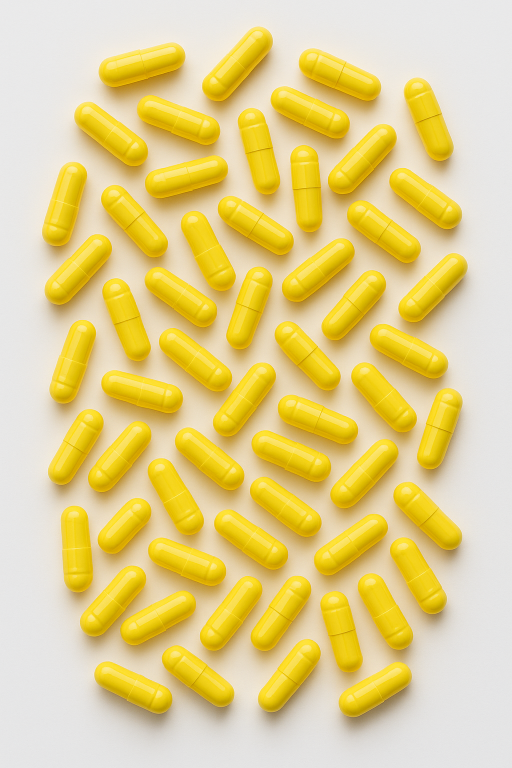
//> input picture Input_Images/yellow_capsule_57.png, 1024 x 1536 px (shown at 1/2 size)
$ ./main   (built with g++ and OpenCV 4)
//> lines starting //> are read from the running program, lines starting //| are printed output that depends on the picture; after the words box and inside, x2 and y2 are one past the last pixel; in counts of white or black regions, pixels touching at a corner belong together
#include <opencv2/opencv.hpp>
#include <iostream>

int main() {
    std::string imagePath = "D:/opencv_project/input_images/yellow_capsule_57.png";
    cv::Mat image = cv::imread(imagePath);
//> image is the input picture: 1536 rows x 1024 cols, CV_8UC3; mean B, G, R 138.6, 209.3, 228.6

    // Convert to Lab and use 'b' channel
    cv::Mat lab; cv::cvtColor(image, lab, cv::COLOR_BGR2Lab);
//> after `cv::cvtColor(image, lab, cv::COLOR_BGR2Lab)`: lab: 1536 rows x 1024 cols, CV_8UC3; mean of channels 0, 1, 2 215.5, 127.9, 161.7
    cv::Mat b = lab.clone();
    std::vector<cv::Mat> ch; cv::split(lab, ch);
    b = ch[2];

    // Threshold to isolate pills
    cv::GaussianBlur(b, b, cv::Size(5, 5), 0);
    cv::Mat mask;
    cv::threshold(b, mask, 0, 255, cv::THRESH_BINARY | cv::THRESH_OTSU);
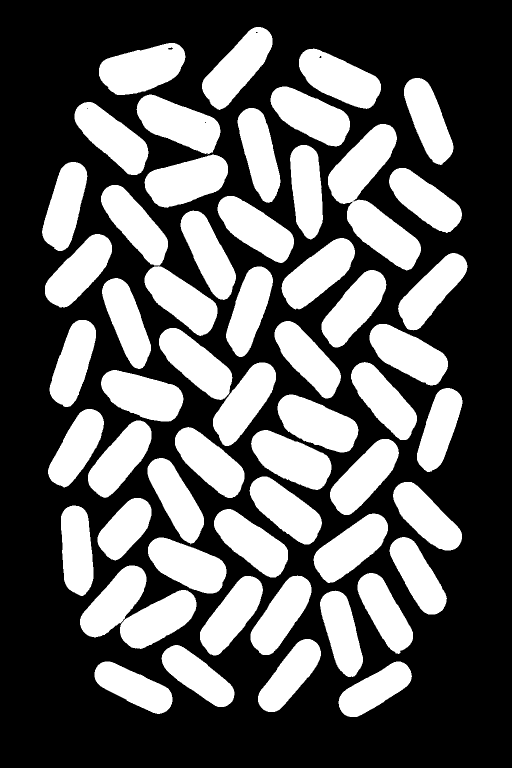
//> mask: 1536 rows x 1024 cols, CV_8UC1 (shown at 1/2 size); 37.3% white; 57 white regions (1 under 20 px), largest, box (x1, y1, x2, y2) and area: (656, 248, 842, 541) 22274, (198, 86, 371, 190) 12298, (289, 309, 456, 416) 11778

    // Clean small noise
    cv::Mat k = cv::getStructuringElement(cv::MORPH_ELLIPSE, cv::Size(5, 5));
    cv::morphologyEx(mask, mask, cv::MORPH_OPEN, k);
//> mask: 1536 rows x 1024 cols, CV_8UC1; 37.3% white; 56 white regions, largest, box (x1, y1, x2, y2) and area: (656, 248, 842, 541) 22268, (198, 86, 371, 190) 12293, (289, 309, 456, 416) 11774
    cv::morphologyEx(mask, mask, cv::MORPH_CLOSE, k);
//> mask: 1536 rows x 1024 cols, CV_8UC1; 37.3% white; 53 white regions, largest, box (x1, y1, x2, y2) and area: (656, 248, 842, 541) 22306, (318, 656, 552, 892) 21657, (202, 370, 435, 672) 21058

    // Remove small blobs
    cv::Mat lbl, st, cen;
    int n = cv::connectedComponentsWithStats(mask, lbl, st, cen);
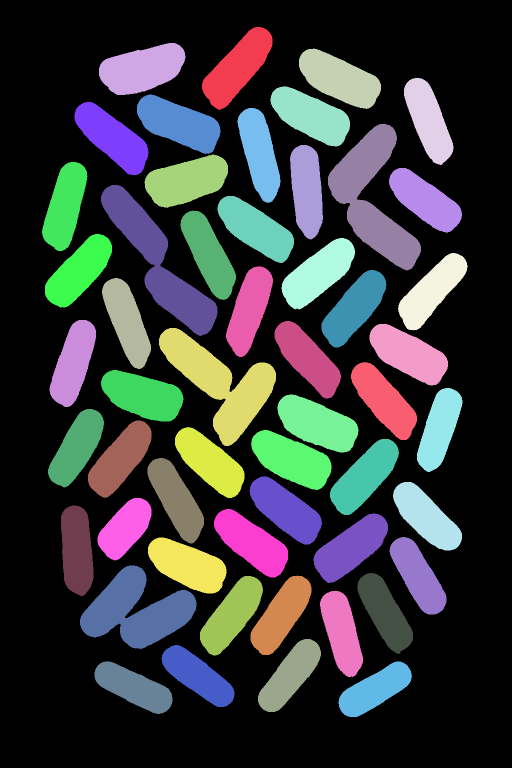
//> lbl: 1536 rows x 1024 cols, CV_32SC1 (shown at 1/2 size); 54 distinct labels, from 0 to 53; one colour per label, 0 black
//> st = 54 rows, first 6: [0, 0, 1024, 1536, 986004], [404, 54, 141, 166, 11414], [198, 86, 173, 104, 12320], [598, 97, 164, 121, 11667], [808, 156, 99, 174, 9575], [541, 173, 159, 120, 11123]; cen = 54 pairs, first value 129.8 to 878.3, second value 135.1 to 1379.1; n = 54
    for (int i = 1; i < n; i++)
        if (st.at<int>(i, cv::CC_STAT_AREA) < 800)
            mask.setTo(0, lbl == i);
//> this loop made 53 passes

    // Split touching pills using watershed
    cv::Mat dist; cv::distanceTransform(mask, dist, cv::DIST_L2, 5);
//> after `cv::distanceTransform(mask, dist, cv::DIST_L2, 5)`:
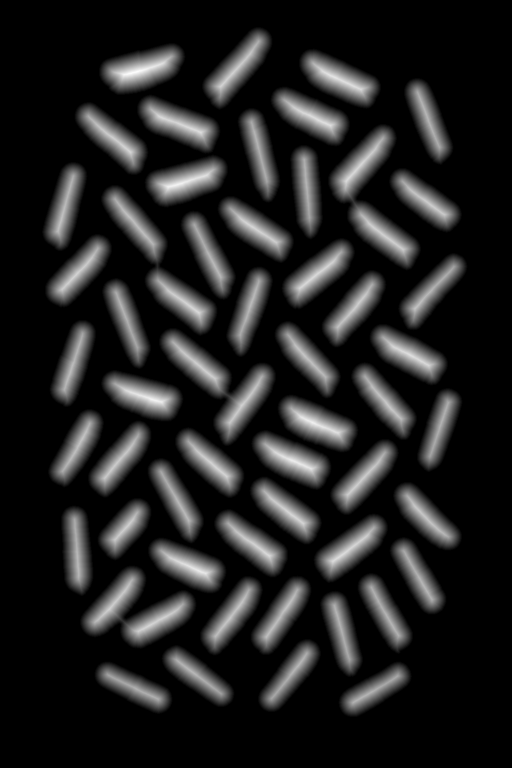
//> dist: 1536 rows x 1024 cols, CV_32FC1 (shown at 1/2 size); min 0, max 41.54, mean 5.4; drawn with min black and max white
    double maxVal; cv::minMaxLoc(dist, nullptr, &maxVal);
//> after `cv::minMaxLoc(dist, nullptr, & maxVal)`: maxVal = 41.54
    cv::Mat fg; cv::threshold(dist, fg, 0.55 * maxVal, 255, cv::THRESH_BINARY);
//> after `cv::threshold(dist, fg, 0.55 * maxVal, 255, cv::THRESH_BINARY)`: fg: 1536 rows x 1024 cols, CV_32FC1; 8.4% white; 57 white regions, largest, box (x1, y1, x2, y2) and area: (220, 108, 348, 168) 3930, (312, 332, 434, 392) 3607, (577, 811, 694, 883) 3480
    fg.convertTo(fg, CV_8U);
    cv::Mat bg; cv::dilate(mask, bg, k, cv::Point(-1,-1), 3);
//> after `cv::dilate(mask, bg, k, cv::Point(- 1, - 1), 3)`: bg: 1536 rows x 1024 cols, CV_8UC1; 47.1% white; 38 white regions, largest, box (x1, y1, x2, y2) and area: (196, 364, 558, 1002) 92252, (143, 80, 462, 422) 57535, (90, 550, 373, 1002) 51783
    cv::Mat unknown; cv::subtract(bg, fg, unknown);
//> after `cv::subtract(bg, fg, unknown)`: unknown: 1536 rows x 1024 cols, CV_8UC1; 38.8% white; 38 white regions, largest, box (x1, y1, x2, y2) and area: (196, 364, 558, 1002) 76597, (143, 80, 462, 422) 44185, (90, 550, 373, 1002) 42690
    cv::Mat markers; int nf = cv::connectedComponents(fg, markers);
//> after `int nf = cv::connectedComponents(fg, markers)`: markers: 1536 rows x 1024 cols, CV_32SC1; 58 distinct labels, from 0 to 57
//> after `int nf = cv::connectedComponents(fg, markers)`: nf = 58
    markers += 1; markers.setTo(0, unknown == 255);
//> after `markers += 1`: markers: 1536 rows x 1024 cols, CV_32SC1; 58 distinct labels, from 1 to 58
//> after `markers.setTo(0, unknown == 255)`: markers: 1536 rows x 1024 cols, CV_32SC1; 59 distinct labels, from 0 to 58
    cv::watershed(image, markers);
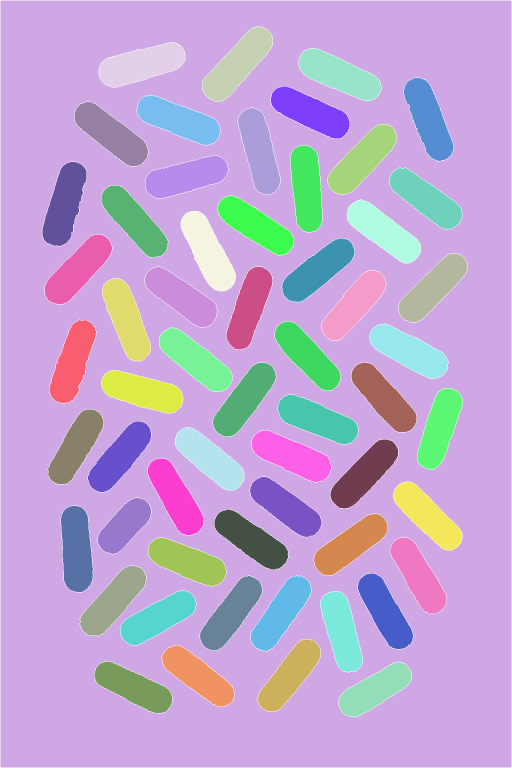
//> markers: 1536 rows x 1024 cols, CV_32SC1 (shown at 1/2 size); 59 distinct labels, from -1 to 58; one colour per label, 0 black, -1 white

    // Final mask and counting
    cv::Mat pills = (markers > 1);
//> pills: 1536 rows x 1024 cols, CV_8UC1; 31.8% white; 57 white regions, largest, box (x1, y1, x2, y2) and area: (405, 54, 545, 202) 9812, (198, 85, 370, 174) 9541, (598, 97, 762, 202) 9297
    pills.convertTo(pills, CV_8U, 255);

    cv::Mat lbl2, st2, cen2;
    int total = cv::connectedComponentsWithStats(pills, lbl2, st2, cen2);
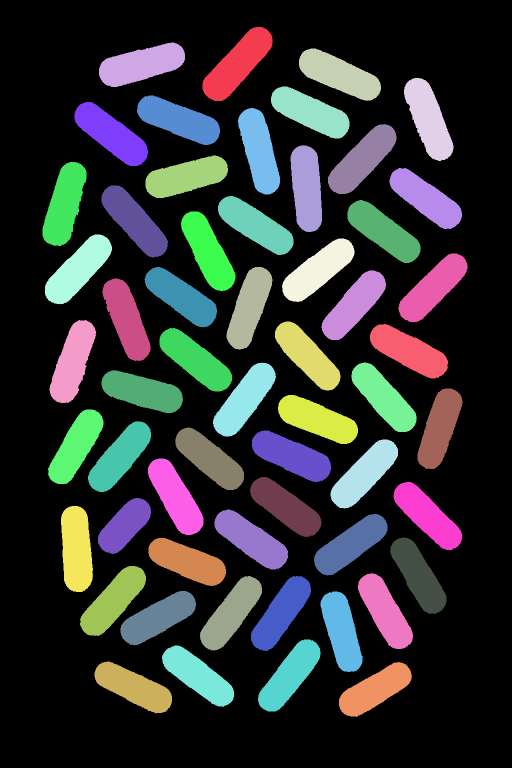
//> lbl2: 1536 rows x 1024 cols, CV_32SC1 (shown at 1/2 size); 58 distinct labels, from 0 to 57; one colour per label, 0 black
//> st2 = 58 rows, first 6: [0, 0, 1024, 1536, 1072325], [405, 54, 140, 148, 9812], [198, 85, 172, 89, 9541], [598, 97, 164, 105, 9297], [808, 156, 99, 166, 9076], [542, 173, 157, 104, 8842]; cen2 = 58 pairs, first value 128.7 to 878.8, second value 128.2 to 1379.1; total = 58
    cv::Mat result = image.clone();
    int count = 0;

    for (int i = 1; i < total; i++) {
        if (st2.at<int>(i, cv::CC_STAT_AREA) < 800) continue;
        count++;
        cv::Mat comp = (lbl2 == i); comp.convertTo(comp, CV_8U, 255);
        std::vector<std::vector<cv::Point>> c;
        cv::findContours(comp, c, cv::RETR_EXTERNAL, cv::CHAIN_APPROX_SIMPLE);
        if (c.empty()) continue;
        cv::drawContours(result, c, -1, cv::Scalar(0,255,0), 2);
        cv::Moments M = cv::moments(c[0]);
        if (M.m00 > 0)
            cv::putText(result, std::to_string(count),
                        {int(M.m10/M.m00)-10, int(M.m01/M.m00)-10},
                        cv::FONT_HERSHEY_SIMPLEX, 0.6, {0,0,255}, 2);
    }
//> this loop made 57 passes
//> pass 2, `cv::Mat comp =(lbl2 == i)`:
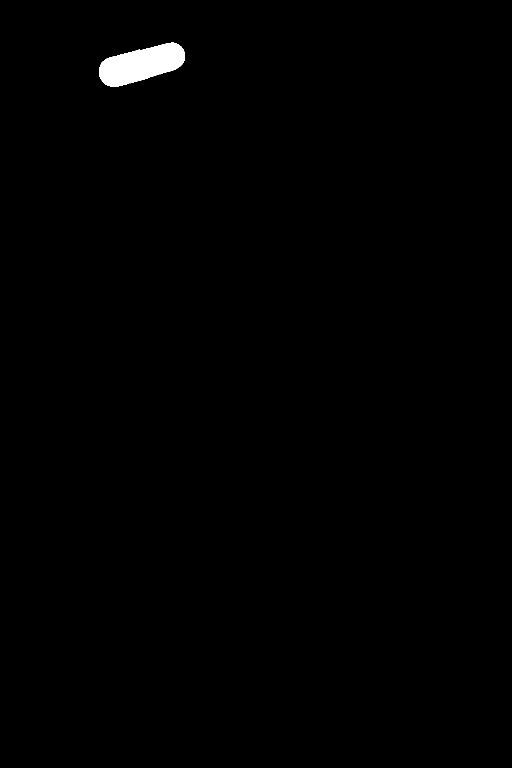
//> comp: 1536 rows x 1024 cols, CV_8UC1 (shown at 1/2 size); 0.61% white; 1 white region, box (x1, y1, x2, y2) and area: (198, 85, 370, 174) 9541
//> after the loop:
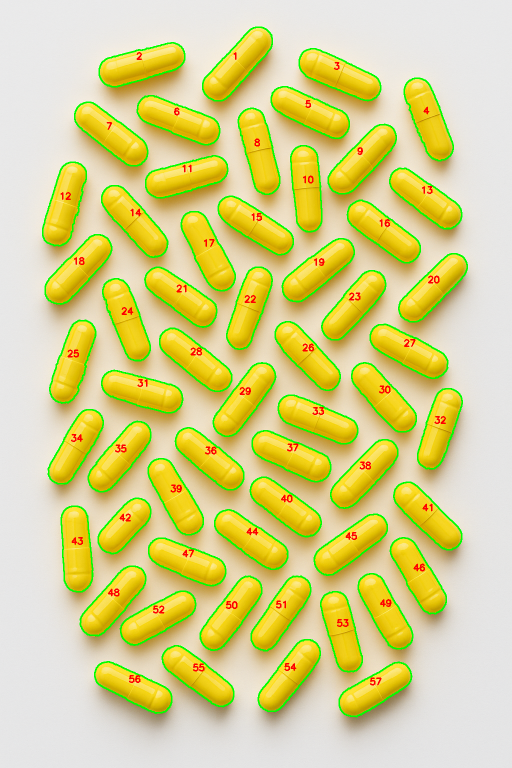
//> result: 1536 rows x 1024 cols, CV_8UC3 (shown at 1/2 size); mean B, G, R 135.5, 211.1, 216.9
//> after the loop, count = 57

    std::cout << "Pills detected: " << count << "\n";
//| Pills detected: 57
    cv::imshow("Mask", pills);
    cv::imshow("Detected Pills", result);
    cv::waitKey(0);
    return 0;
}

$ run again, with Input_Images/yellow_capsule_29.png copied over Input_Images/yellow_capsule_57.png
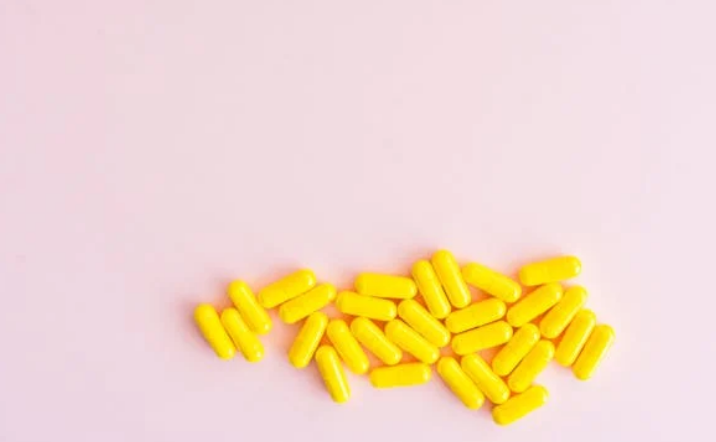
//> input picture Input_Images/yellow_capsule_29.png, 716 x 442 px
//> image is the input picture: 442 rows x 716 cols, CV_8UC3; mean B, G, R 197.6, 217.7, 242.1
//> lab: 442 rows x 716 cols, CV_8UC3; mean of channels 0, 1, 2 226.5, 135.3, 138.8
//> b: 442 rows x 716 cols, CV_8UC1; min 123, max 219, mean 138.8
//> `cv::threshold(b, mask, 0, 255, cv::THRESH_BINARY | cv::THRESH_OTSU);`:
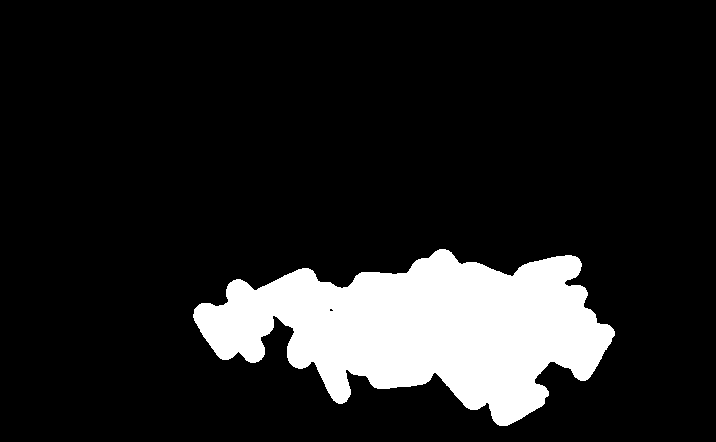
//> mask: 442 rows x 716 cols, CV_8UC1; 13.5% white; 1 white region, box (x1, y1, x2, y2) and area: (193, 249, 615, 426) 42640
//> lbl: 442 rows x 716 cols, CV_32SC1; values 0 (black) and 1 (white), 13.5% white; 1 white region, box (x1, y1, x2, y2) and area: (193, 249, 615, 426) 42695
//> st = [[0, 0, 716, 442, 273777], [193, 249, 422, 177, 42695]]; cen = [[347.2, 203.7], [423.4, 328.3]]; n = 2
//> the loop `for (int i = 1; i < n; i++)` made 1 pass
//> maxVal = 63.77
//> bg: 442 rows x 716 cols, CV_8UC1; 16% white; 1 white region, box (x1, y1, x2, y2) and area: (187, 243, 621, 432) 50571
//> unknown: 442 rows x 716 cols, CV_8UC1; 13.2% white; 1 white region, box (x1, y1, x2, y2) and area: (187, 243, 621, 432) 41753
//> nf = 2
//> pills: 442 rows x 716 cols, CV_8UC1; 9.8% white; 1 white region, box (x1, y1, x2, y2) and area: (319, 251, 613, 424) 30920
//> st2 = [[0, 0, 716, 442, 285552], [319, 251, 294, 173, 30920]]; cen2 = [[345.6, 208.7], [467.3, 329.5]]; total = 2
//> the loop `for (int i = 1; i < total; i++)` made 1 pass
//> count on pass 1: 1
//> pass 1, `cv::putText(result, std::to_string(count), {int(M.m10/M.m00)-10, int(M..`:
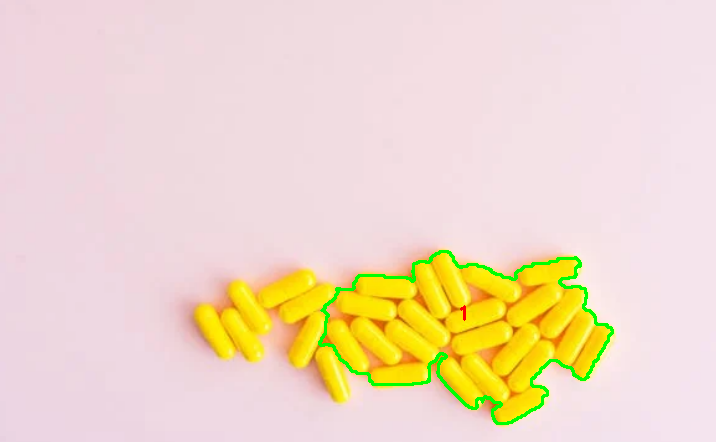
//> result: 442 rows x 716 cols, CV_8UC3; 1.12% of pixels changed, all inside (x1, y1, x2, y2) = (318, 250, 614, 425)
//> after the loop `for (int i = 1; i < total; i++)`: count = 1
//| Pills detected: 1
